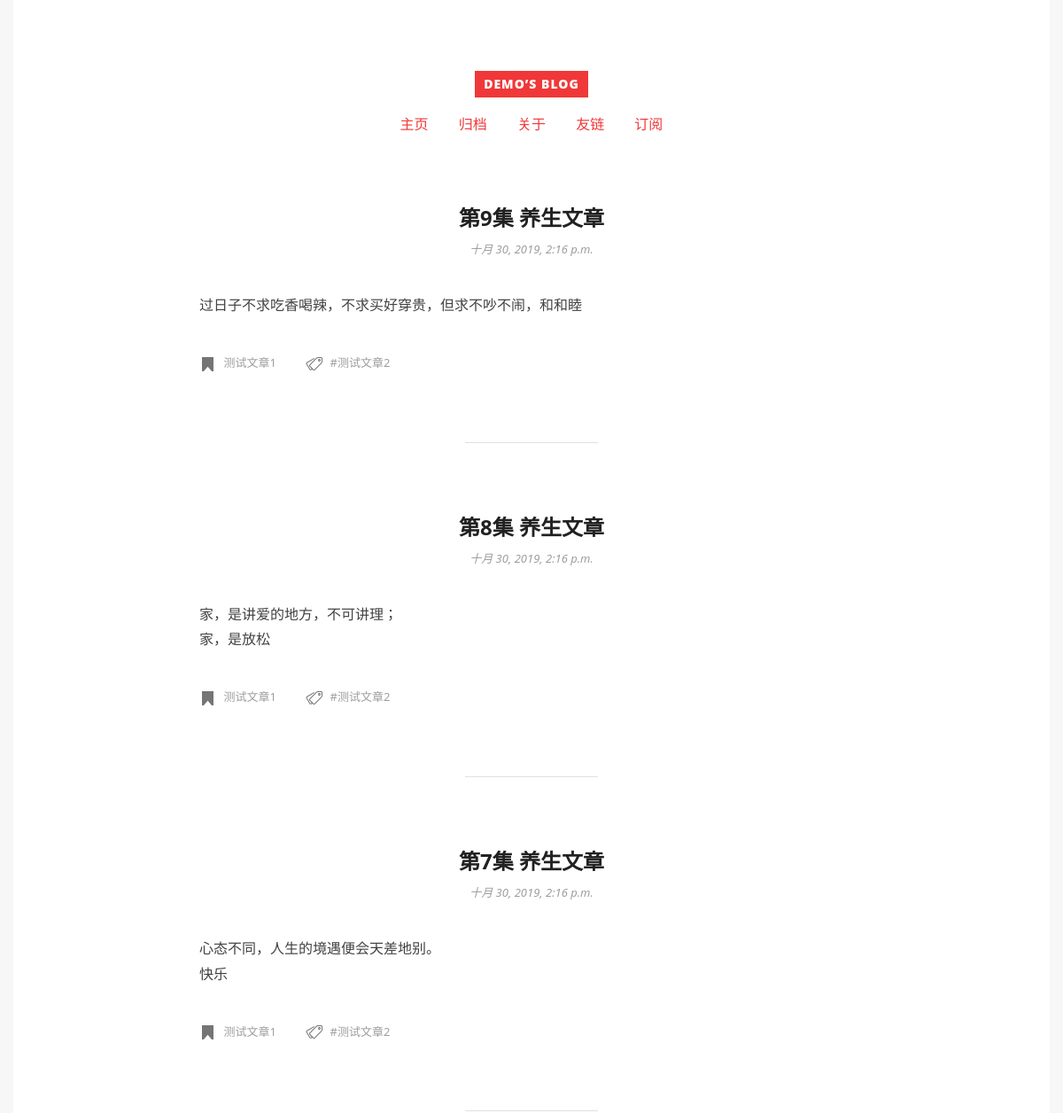
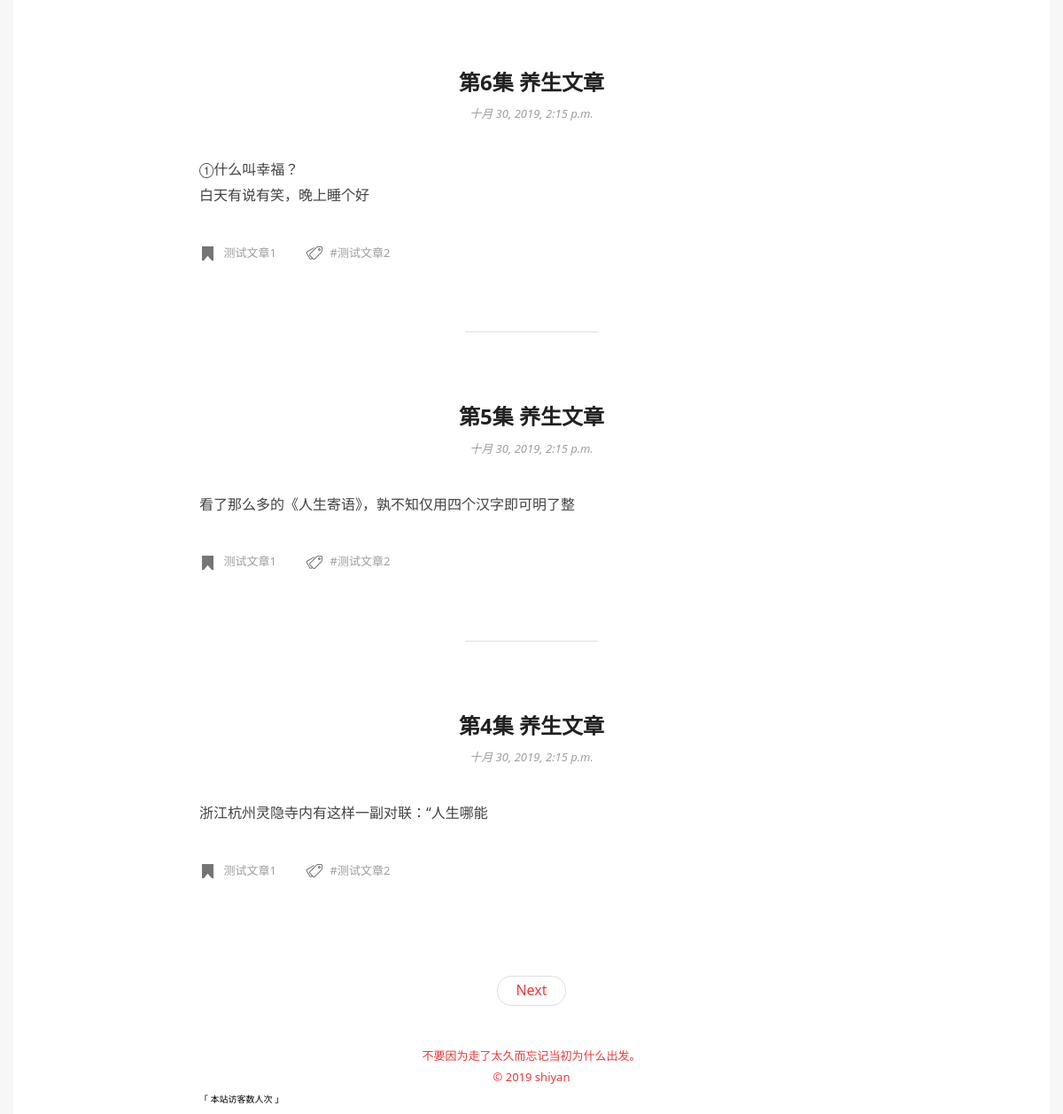
The page / on the database its author committed (2 pictures, top to bottom).
### index/models.py (models this page shows, shortened)
class Index_Information(models.Model):
    title = models.CharField('博客标题名称①',max_length=50)
    title_name = models.CharField('博客标题名称②',max_length=50)
    Description = models.CharField('博客相关内容关键信息',max_length=50)
    class Meta:
        verbose_name = '博客标题'
        verbose_name_plural = verbose_name

class Index_Body(models.Model):
    blog_body_name = models.CharField('文章名称',max_length=50)
    blog_body_time = models.DateTimeField('文章发布时间')
    blog_body_context = RichTextUploadingField('文章内容')
    blog_body_type_1 = models.CharField('文章类型',max_length=15)
    blog_body_type_2 = models.CharField('文章标签',max_length=15)
    class Meta:
        verbose_name = '博客文章'
        verbose_name_plural = verbose_name

### index/views.py (the view)
# urls.py: path('', views.index_paging,name='index'),
def index_paging(request):
    index_information = Index_Information.objects.get(pk=1)
    cus_list = Index_Body.objects.all().order_by("-id")
    paging_list = Paginator(cus_list,6,1) # 这里用来设置首页显示多少文章
    page = request.GET.get('page')
    try:
        customer = paging_list.page(page)
    except PageNotAnInteger:
        customer = paging_list.page(1)
    except EmptyPage:
        customer = paging_list.page(paging_list.num_pages)
    return render(request,'index1.html',{"cus_list":customer,"index_information":index_information,})

### index/templates/index1.html (shortened to what this page needs)
{% extends 'index.html' %}
{% block name_title %}{{ index_information.title_name }}{% endblock %}
{% block body %}
    <main class="site-main posts-loop">
    {% for index_body_list in cus_list %}
  <article>
    <h3 class="article-title"><a href="{% url 'blog_Article' index_body_list.pk %}"><span>{{ index_body_list.blog_body_name }}</span></a></h3>
  <div class="article-top-meta">
    <span class="posted-on">
      <a href="{% url 'blog_Article' index_body_list.pk %}" rel="bookmark">
        <time class="entry-date published" datetime="">
          {{ index_body_list.blog_body_time }}
        </time>
      </a>
    </span>
  </div>
  <div class="article-content">
    <div class="entry">
    <p>
        {{ index_body_list.blog_body_context | truncatechars:30 | safe }}
    </p>
    </div>
  </div>
  <div class="article-footer">
    <div class="article-meta pull-left">
    <span class="post-categories">
      <i class="icon-categories"></i>
        <a href="#">{{ index_body_list.blog_body_type_1 }}</a>
    </span>
    <span class="post-tags">
      <i class="icon-tags"></i>
        <a href="#">{{ index_body_list.blog_body_type_2 }}</a>
    </span>
    </div>
  </div>
</article>
        {% empty %}
        <p>-- 暂无博客，敬请期待 --</p>
    {% endfor %}
{% endblock %}
{% block article_jump %}
<nav class="pagination">
{% if cus_list.has_next %}
  <a href="?page={{ cus_list.next_page_number }}" class="pagination-next">Next</a>
{% endif %}
</nav>
{% endblock %}

### static/css/style.css (style rules this page uses)
html { font-family: sans-serif; -ms-text-size-adjust: 100%; -webkit-text-size-adjust: 100%; }
body { margin: 0; }
article, aside, details, figcaption, figure, footer, header, hgroup, main, menu, nav, section, summary { display: block; }
a { background-color: transparent; }
html { font-size: 10px; -webkit-text-size-adjust: 100%; }
p, h1, h2, h3, h4, h5, h6 { margin: 0; }
a { text-decoration: none; }
body { background-color: #f7f7f7; font-family: "Segoe UI", "Lucida Grande", Helvetica, "Microsoft YaHei", FreeSans, Arimo, "Droid Sans", "wenquanyi micro hei", "Hiragino Sans GB", "Hiragino Sans GB W3", Arial, sans-serif; -moz-osx-font-smoothing: grayscale; -webkit-font-smoothing: antialiased; overflow-x: hidden; }
article { position: relative; padding: 8rem 0; }
article a { color: #f03838; }
article:not(:first-child):before { content: ''; width: 150px; height: 1px; background-color: #e0e0e0; position: absolute; top: 0; left: 50%; margin-left: -75px; }
article .article-title { position: relative; color: #212121; font-size: 2.4rem; line-height: 1.3; text-align: center; margin: 0; padding: 0 2rem; }
article .article-title a { display: block; color: #212121; }
article .article-title a span { padding-bottom: 3px; -webkit-transition: 0.15s; transition: 0.15s; box-shadow: inset 0 -2px 0 rgba(240,56,56,0); }
article .article-top-meta { position: relative; color: #9e9e9e; font-size: 1.3rem; text-align: center; margin: 1rem 0; }
article .article-top-meta span { margin: 0 0.5rem; }
article .article-top-meta a { color: #9e9e9e; }
article .article-top-meta a time { font-style: italic; }
article .article-excerpt, article .article-content, article .featured-media { margin: 4rem 0; font-size: 1.6rem; color: #424242; }
article .article-footer .pull-left { float: left; }
article .article-footer:after { content: " "; display: block; clear: both; }
article .article-footer .article-meta > span:not(:last-child) { margin-right: 3rem; }
article .article-footer .article-meta > span { display: inline-block; }
article .article-footer .article-meta { font-size: 1.3rem; color: #9e9e9e; }
article .article-footer .article-meta a { color: #9e9e9e; }
article .article-footer .article-meta i { vertical-align: middle; color: #9e9e9e; margin-right: 0.5rem; }
article .article-footer .post-tags a:before { content: "#"; }
article p { margin: 2rem 0; line-height: 1.8; }
.pagination { position: relative; margin: 30px 0; display: -webkit-box; display: -ms-flexbox; display: -webkit-flex; display: flex; -webkit-box-pack: space-around; -ms-flex-pack: space-around; -webkit-justify-content: space-around; justify-content: space-around; }
.pagination .pagination-prev, .pagination .pagination-next { color: #f03838; font-size: 1.6rem; border: 1px solid #e0e0e0; line-height: 30px; height: 32px; padding: 0 20px; border-radius: 16px; -webkit-transition-duration: 0.4s; transition-duration: 0.4s; }
.icon-tags { display: inline-block; width: 19px; height: 16px; background-size: 19px 16px; }
.icon-categories { display: inline-block; width: 19px; height: 16px; icon-categories: 19px 16px; }
@media (min-width: 768px) { article { padding: 8rem 0; } }

### rows shown on the page
Index_Information: title_name "DEMO’S BLOG"
Index_Body: blog_body_name "第9集 养生文章", blog_body_time "十月 30, 2019, 2:16 p.m.", blog_body_context "过日子不求吃香喝辣，不求买好穿贵，但求不吵不闹，和和睦", blog_body_type_1 "测试文章1", blog_body_type_2 "测试文章2"
Index_Body: blog_body_name "第8集 养生文章", blog_body_time "十月 30, 2019, 2:16 p.m.", blog_body_context "家，是讲爱的地方，不可讲理； 家，是放松", blog_body_type_1 "测试文章1", blog_body_type_2 "测试文章2"
Index_Body: blog_body_name "第7集 养生文章", blog_body_time "十月 30, 2019, 2:16 p.m.", blog_body_context "心态不同，人生的境遇便会天差地别。 快乐", blog_body_type_1 "测试文章1", blog_body_type_2 "测试文章2"
Index_Body: blog_body_name "第6集 养生文章", blog_body_time "十月 30, 2019, 2:15 p.m.", blog_body_context "①什么叫幸福？ 白天有说有笑，晚上睡个好", blog_body_type_1 "测试文章1", blog_body_type_2 "测试文章2"
Index_Body: blog_body_name "第5集 养生文章", blog_body_time "十月 30, 2019, 2:15 p.m.", blog_body_context "看了那么多的《人生寄语》，孰不知仅用四个汉字即可明了整", blog_body_type_1 "测试文章1", blog_body_type_2 "测试文章2"
Index_Body: blog_body_name "第4集 养生文章", blog_body_time "十月 30, 2019, 2:15 p.m.", blog_body_context "浙江杭州灵隐寺内有这样一副对联：“人生哪能", blog_body_type_1 "测试文章1", blog_body_type_2 "测试文章2"
